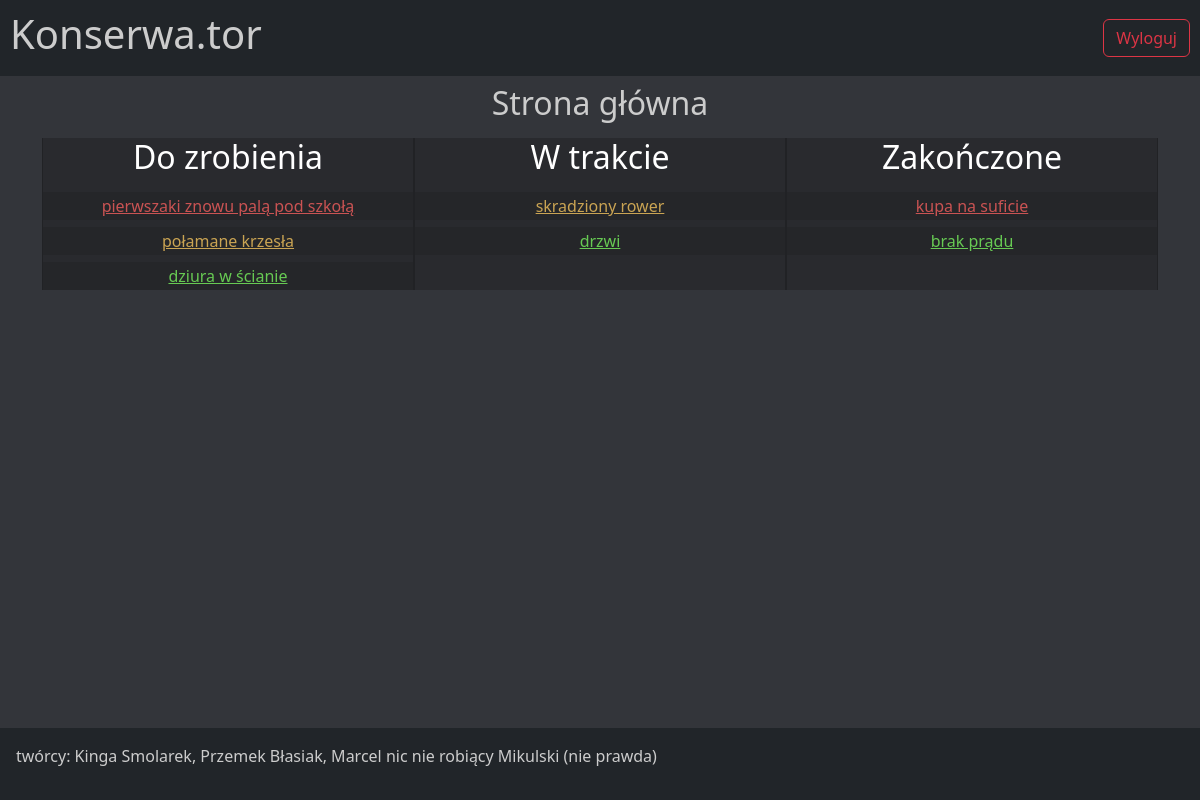
The page /zgloszenia/home/ (signed in) on the database its author committed.
### zgloszenia/models.py (models this page shows, shortened)
class Report(models.Model):
    STATUS_CHOICES = [
        ('not_done', 'Not Done'),
        ('in_progress', 'In Progress'),
        ('done', 'Done'),
    ]
    IMPORTANCE_CHOICES = [
        (1, 'Niska'),
        (2, 'Średnia'),
        (3, 'Wysoka'),
    ]
    user = models.ForeignKey(User, on_delete=models.CASCADE, default='1')
    id = models.AutoField(primary_key=True)
    title = models.CharField(max_length=150, null=False)
    description = models.TextField(max_length=250)
    foto = models.ImageField(upload_to='fotos/', null=True, blank=True)
    status_of_the_report = models.CharField(max_length=20, choices=STATUS_CHOICES, default='not_done')
    importance_of_the_report = models.IntegerField(choices=IMPORTANCE_CHOICES, default=1)

### zgloszenia/views.py (the view)
# urls.py: path('home/', home_view, name='home'),
@login_required
def home_view(request):
    if request.user.groups.filter(name='Konserwatorzy').exists():
        reports_done = Report.objects.filter(status_of_the_report='done').order_by('-importance_of_the_report')
        reports_not_done = Report.objects.filter(status_of_the_report='not_done').order_by('-importance_of_the_report')
        reports_in_progress = Report.objects.filter(status_of_the_report='in_progress').order_by('-importance_of_the_report')
        context = {
            'done_reports': reports_done,
            'not_done_reports': reports_not_done,
            'in_progress_reports': reports_in_progress
        }
        return render(request, 'conservators/home.html', context)
    elif request.user.groups.filter(name='Pracownicy').exists():
        return render(request, 'employees/home.html', {'home': 'home'})
    else:
        username = request.user
        logout(request)
        return render(request, 'login.html', {'form': LoginForm(), 'info':f"Użytkownik \"{username}\" nie należy do żadnej grupy"})

### zgloszenia/templates/conservators/home.html (shortened to what this page needs)
{% extends 'base.html' %}
{% block content %}
  <h2 class="text-center p-2">Strona główna</h2>
    <div class="table table-dark">
        <div id="to_do" class="column">
            <h2>Do zrobienia</h2>
            {% for report in not_done_reports %}
                <p class="report"><a href="../report?id={{ report.id }}" class=" waga{{report.importance_of_the_report}}"> {{ report.title }} </a></p>
            {% empty %}
                <p>Nie ma żadnych zgłoszeń</p>
            {% endfor %}
        </div>
        <div id="in_progress" class="column">
            <h2>W trakcie</h2>
            {% for report in in_progress_reports %}
                <p class="report"><a href="../report?id={{ report.id }}" class=" waga{{report.importance_of_the_report}}"> {{ report.title }} </a></p>
            {% empty %}
                <p>Nie ma żadnych zgłoszeń</p>
            {% endfor %}
        </div>
        <div id="done" class="column">
            <h2>Zakończone</h2>
            {% for report in done_reports %}
                <p class="report"><a href="../report?id={{ report.id }}" class=" waga{{report.importance_of_the_report}}"> {{ report.title }} </a></p>
            {% empty %}
                <p>Nie ma żadnych zgłoszeń</p>
            {% endfor %}
        </div>
    </div>
{% endblock %}

### zgloszenia/static/style.css (style rules this page uses)
body { background-color: rgb(51, 53, 58); color: #ccc; height: 100vh; }

### zgloszenia/templates/conservators/home.html (style rules this page uses)
.table { background-color: rgba(0, 0, 0, 0.2); display: flex; flex-wrap: wrap; justify-content: space-between; }
.table .column { width: 33.33%; text-align: center; display: flex; flex-direction: column; border-left: 1px rgba(0, 0, 0, 0.2) solid; border-right: 1px rgba(0, 0, 0, 0.2) solid; margin: 0; }
.column p { cursor: move; cursor: grab; background-color: rgba(0, 0, 0, 0.1); padding: 2px; margin: 0px; margin-top: 7px; width: 100%; }
.column a { background-color: transparent; }
a.waga1 { color: #67ca53 }
a.waga2 { color: #caa453 }
a.waga3 { color: #ca5353 }

### rows shown on the page
Report: title "pierwszaki znowu palą pod szkołą"
Report: title "połamane krzesła"
Report: title "dziura w ścianie"
Report: title "skradziony rower"
Report: title "drzwi"
Report: title "kupa na suficie"
Report: title "brak prądu"
